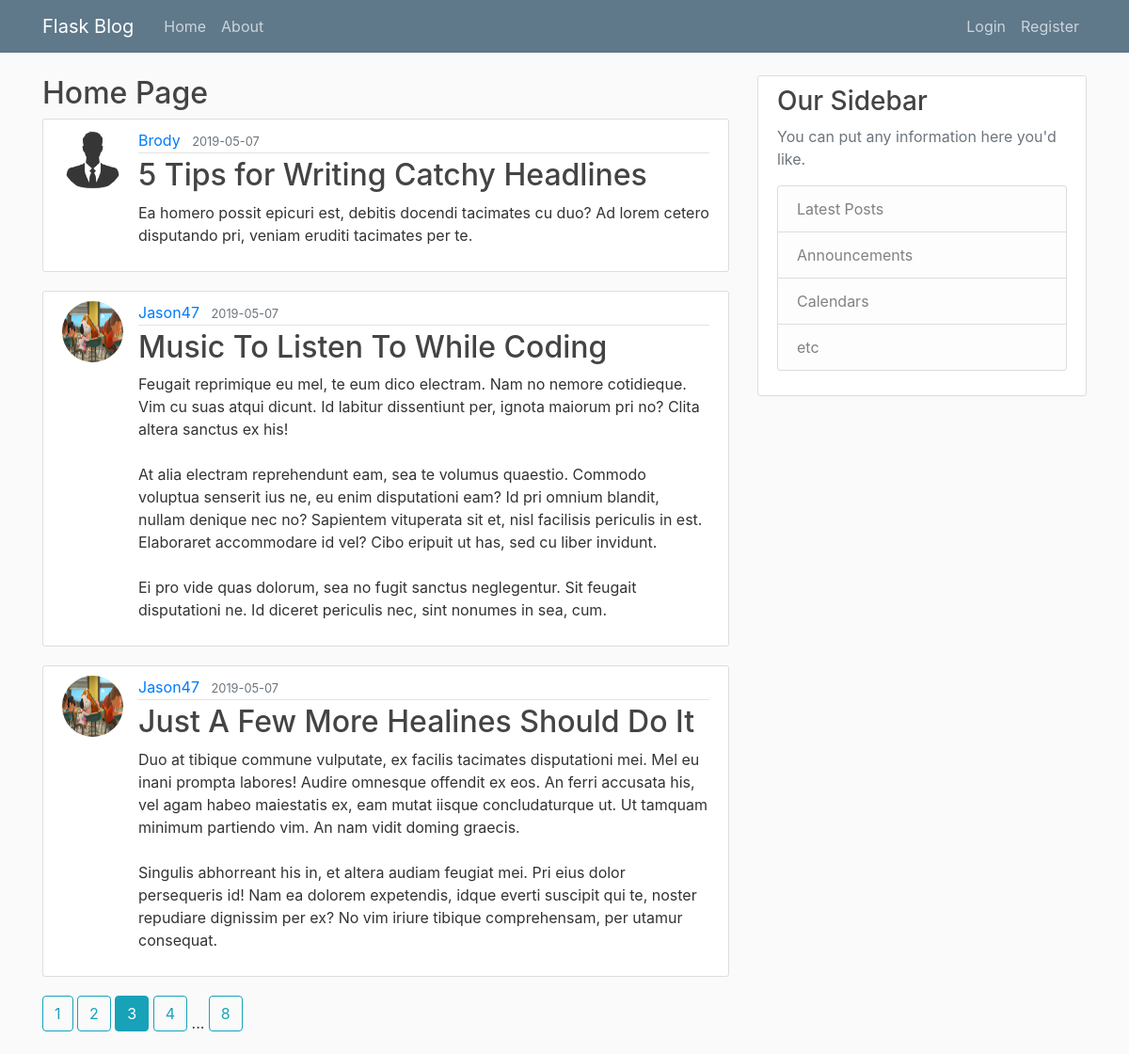
Screenshot of /home?page=3 with the database file from the repository.
### application/models.py (models this page shows, shortened)
class Post(db.Model):
    id = db.Column(db.Integer, primary_key=True)
    title = db.Column(db.String(100), nullable=False)
    date_posted = db.Column(db.DateTime, nullable=False, default=datetime.utcnow)
    content = db.Column(db.Text, nullable=False)
    user_id = db.Column(db.Integer, db.ForeignKey("user.id"), nullable=False)

class User(db.Model,UserMixin):
    id = db.Column(db.Integer, primary_key=True)
    username = db.Column(db.String(20), unique=True, nullable=False)
    email = db.Column(db.String(60), unique=True, nullable=False)
    password = db.Column(db.String(60), nullable=False)
    image_file = db.Column(db.String(20), nullable=False, default="default.jpg")
    posts = db.relationship("Post", backref="author", lazy=True)

### application/main/routes.py (the view)
@main.route("/")
@main.route("/home")
def home():
    page_no = request.args.get("page",1,type=int)
    posts = Post.query.order_by(Post.date_posted.desc()).paginate(per_page=3,page=page_no)
    return render_template("home.html", posts=posts)

### application/templates/home.html
{% extends "layout.html" %}
{% block content %}
    <h2>Home Page</h2>
    {% for post in posts.items %}
        <article class="media content-section">
            <img class="rounded-circle article-img" src="{{ url_for('static',filename='profile_pics/'+post.author.image_file) }}">
            <div class="media-body">
                <div class="article-metadata">
                    <a class="mr-2" href="{{ url_for('users.user_posts',username = post.author.username) }}">{{ post.author.username }}</a>
                    <small class="text-muted">{{ post.date_posted.strftime("%Y-%m-%d") }}</small>
                </div>
                <h2><a class="article-title" href="{{ url_for('posts.post',post_id=post.id) }}">{{ post.title }}</a></h2>
                <p class="article-content">{{ post.content }}</p>
            </div>
        </article>
    {% endfor %}
    {% for page_num in posts.iter_pages(left_edge=1,right_edge=1,left_current=1,right_current=2) %}
        {% if page_num %}
            {% if page_num == posts.page %}
                <a class="btn btn-info mb-4" href="{{ url_for('main.home',page=page_num) }}">{{ page_num }}</a>
            {% else %}
                <a class="btn btn-outline-info mb-4" href="{{ url_for('main.home',page=page_num) }}">{{ page_num }}</a>
            {%endif%}
        {% else %}
            ...
        {%endif%}
    {% endfor %}
{% endblock content %}

### application/static/main.css (style rules this page uses)
body { background: #fafafa; color: #333333; margin-top: 5rem; }
h1, h2, h3, h4, h5, h6 { color: #444444; }
.content-section { background: #ffffff; padding: 10px 20px; border: 1px solid #dddddd; border-radius: 3px; margin-bottom: 20px; }
.article-title { color: #444444; }
.article-content { white-space: pre-line; }
.article-img { height: 65px; width: 65px; margin-right: 16px; }
.article-metadata { padding-bottom: 1px; margin-bottom: 4px; border-bottom: 1px solid #e3e3e3 }

### rows the page displays
Post: image_file (placeholder picture), author.username "Brody", date_posted "2019-05-07", title "5 Tips for Writing Catchy Headlines", content "Ea homero possit epicuri est, debitis docendi tacimates cu duo? Ad lorem cetero disputando pri, veniam eruditi tacimates per te."
Post: image_file (picture), author.username "Jason47", date_posted "2019-05-07", title "Music To Listen To While Coding", content "Feugait reprimique eu mel, te eum dico electram. Nam no nemore cotidieque. Vim cu suas atqui dicunt. Id labitur dissentiunt per, ignota maiorum pri no? Clita altera sanctus ex his! At alia electram reprehendunt eam, sea te volumus quaestio. Commodo voluptua senserit ius ne, eu enim disputationi eam? Id pri omnium blandit, nullam denique nec no? Sapientem vituperata sit et, nisl facilisis periculis in est. Elaboraret accommodare id vel? Cibo eripuit ut has, sed cu liber invidunt. Ei pro vide quas dolorum, sea no fugit sanctus neglegentur. Sit feugait disputationi ne. Id diceret periculis nec, sint nonumes in sea, cum."
Post: image_file (picture), author.username "Jason47", date_posted "2019-05-07", title "Just A Few More Healines Should Do It", content "Duo at tibique commune vulputate, ex facilis tacimates disputationi mei. Mel eu inani prompta labores! Audire omnesque offendit ex eos. An ferri accusata his, vel agam habeo maiestatis ex, eam mutat iisque concludaturque ut. Ut tamquam minimum partiendo vim. An nam vidit doming graecis. Singulis abhorreant his in, et altera audiam feugiat mei. Pri eius dolor persequeris id! Nam ea dolorem expetendis, idque everti suscipit qui te, noster repudiare dignissim per ex? No vim iriure tibique comprehensam, per utamur consequat."

### other values shown
{{ page_num }} "1" "2" "4" "8"
{{ page_num }} "3"
